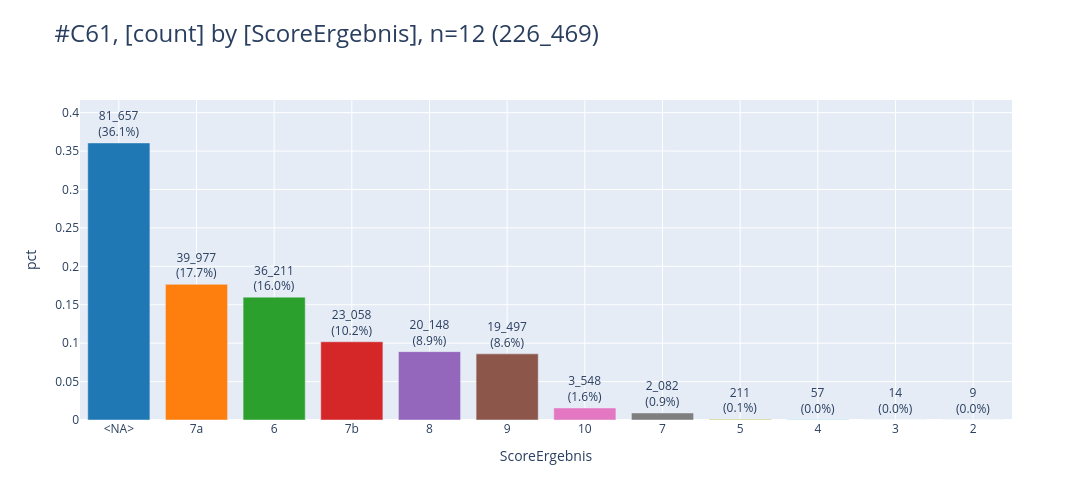

Notebook code cell kept with this figure:
### Code cell
df = t_gleas.project("ScoreErgebnis").to_df()
pls.plot_bars(df, sort_values=True, caption="C61")

### Figure 1 — Plotly figure (JSON) as saved in the notebook; plotly's stock layout.template omitted (floating-point values rounded to 4 significant figures)
{"data": [{"error_y": {"thickness": 5}, "hovertemplate": "ScoreErgebnis=%{x}<br>pct=%{y}<br>cnt_pct_str=%{text}<extra></extra>", "legendgroup": "<NA>", "marker": {"color": "#1F77B4", "pattern": {"shape": ""}}, "name": "<NA>", "orientation": "v", "showlegend": true, "text": ["81_657<br>(36.1%)"], "textposition": "outside", "type": "bar", "x": ["<NA>"], "xaxis": "x", "y": [0.3606], "yaxis": "y"}, {"error_y": {"thickness": 5}, "hovertemplate": "ScoreErgebnis=%{x}<br>pct=%{y}<br>cnt_pct_str=%{text}<extra></extra>", "legendgroup": "7a", "marker": {"color": "#FF7F0E", "pattern": {"shape": ""}}, "name": "7a", "orientation": "v", "showlegend": true, "text": ["39_977<br>(17.7%)"], "textposition": "outside", "type": "bar", "x": ["7a"], "xaxis": "x", "y": [0.1765], "yaxis": "y"}, {"error_y": {"thickness": 5}, "hovertemplate": "ScoreErgebnis=%{x}<br>pct=%{y}<br>cnt_pct_str=%{text}<extra></extra>", "legendgroup": "6", "marker": {"color": "#2CA02C", "pattern": {"shape": ""}}, "name": "6", "orientation": "v", "showlegend": true, "text": ["36_211<br>(16.0%)"], "textposition": "outside", "type": "bar", "x": ["6"], "xaxis": "x", "y": [0.1599], "yaxis": "y"}, {"error_y": {"thickness": 5}, "hovertemplate": "ScoreErgebnis=%{x}<br>pct=%{y}<br>cnt_pct_str=%{text}<extra></extra>", "legendgroup": "7b", "marker": {"color": "#D62728", "pattern": {"shape": ""}}, "name": "7b", "orientation": "v", "showlegend": true, "text": ["23_058<br>(10.2%)"], "textposition": "outside", "type": "bar", "x": ["7b"], "xaxis": "x", "y": [0.1018], "yaxis": "y"}, {"error_y": {"thickness": 5}, "hovertemplate": "ScoreErgebnis=%{x}<br>pct=%{y}<br>cnt_pct_str=%{text}<extra></extra>", "legendgroup": "8", "marker": {"color": "#9467BD", "pattern": {"shape": ""}}, "name": "8", "orientation": "v", "showlegend": true, "text": ["20_148<br>(8.9%)"], "textposition": "outside", "type": "bar", "x": ["8"], "xaxis": "x", "y": [0.08897], "yaxis": "y"}, {"error_y": {"thickness": 5}, "hovertemplate": "ScoreErgebnis=%{x}<br>pct=%{y}<br>cnt_pct_str=%{text}<extra></extra>", "legendgroup": "9", "marker": {"color": "#8C564B", "pattern": {"shape": ""}}, "name": "9", "orientation": "v", "showlegend": true, "text": ["19_497<br>(8.6%)"], "textposition": "outside", "type": "bar", "x": ["9"], "xaxis": "x", "y": [0.08609], "yaxis": "y"}, {"error_y": {"thickness": 5}, "hovertemplate": "ScoreErgebnis=%{x}<br>pct=%{y}<br>cnt_pct_str=%{text}<extra></extra>", "legendgroup": "10", "marker": {"color": "#E377C2", "pattern": {"shape": ""}}, "name": "10", "orientation": "v", "showlegend": true, "text": ["3_548<br>(1.6%)"], "textposition": "outside", "type": "bar", "x": ["10"], "xaxis": "x", "y": [0.01567], "yaxis": "y"}, {"error_y": {"thickness": 5}, "hovertemplate": "ScoreErgebnis=%{x}<br>pct=%{y}<br>cnt_pct_str=%{text}<extra></extra>", "legendgroup": "7", "marker": {"color": "#7F7F7F", "pattern": {"shape": ""}}, "name": "7", "orientation": "v", "showlegend": true, "text": ["2_082<br>(0.9%)"], "textposition": "outside", "type": "bar", "x": ["7"], "xaxis": "x", "y": [0.009193], "yaxis": "y"}, {"error_y": {"thickness": 5}, "hovertemplate": "ScoreErgebnis=%{x}<br>pct=%{y}<br>cnt_pct_str=%{text}<extra></extra>", "legendgroup": "5", "marker": {"color": "#BCBD22", "pattern": {"shape": ""}}, "name": "5", "orientation": "v", "showlegend": true, "text": ["211<br>(0.1%)"], "textposition": "outside", "type": "bar", "x": ["5"], "xaxis": "x", "y": [0.0009317], "yaxis": "y"}, {"error_y": {"thickness": 5}, "hovertemplate": "ScoreErgebnis=%{x}<br>pct=%{y}<br>cnt_pct_str=%{text}<extra></extra>", "legendgroup": "4", "marker": {"color": "#17BECF", "pattern": {"shape": ""}}, "name": "4", "orientation": "v", "showlegend": true, "text": ["57<br>(0.0%)"], "textposition": "outside", "type": "bar", "x": ["4"], "xaxis": "x", "y": [0.0002517], "yaxis": "y"}, {"error_y": {"thickness": 5}, "hovertemplate": "ScoreErgebnis=%{x}<br>pct=%{y}<br>cnt_pct_str=%{text}<extra></extra>", "legendgroup": "3", "marker": {"color": "#1F77B4", "pattern": {"shape": ""}}, "name": "3", "orientation": "v", "showlegend": true, "text": ["14<br>(0.0%)"], "textposition": "outside", "type": "bar", "x": ["3"], "xaxis": "x", "y": [6.182e-05], "yaxis": "y"}, {"error_y": {"thickness": 5}, "hovertemplate": "ScoreErgebnis=%{x}<br>pct=%{y}<br>cnt_pct_str=%{text}<extra></extra>", "legendgroup": "2", "marker": {"color": "#FF7F0E", "pattern": {"shape": ""}}, "name": "2", "orientation": "v", "showlegend": true, "text": ["9<br>(0.0%)"], "textposition": "outside", "type": "bar", "x": ["2"], "xaxis": "x", "y": [3.974e-05], "yaxis": "y"}], "layout": {"barmode": "relative", "height": 500, "legend": {"title": {"text": "ScoreErgebnis"}, "tracegroupgap": 0}, "showlegend": false, "title": {"font": {"size": 24}, "text": "#C61, [count] by [ScoreErgebnis], n=12 (226_469)", "xanchor": "left", "y": 0.95, "yanchor": "top"}, "width": 1600, "xaxis": {"anchor": "y", "categoryarray": ["<NA>", "7a", "6", "7b", "8", "9", "10", "7", "5", "4", "3", "2"], "categoryorder": "total descending", "domain": [0, 1], "gridwidth": 1, "showgrid": true, "title": {"text": "ScoreErgebnis"}}, "yaxis": {"anchor": "x", "domain": [0, 1], "dtick": 0.05, "gridwidth": 1, "range": [0, 0.4165], "showgrid": true, "title": {"text": "pct"}}}}
